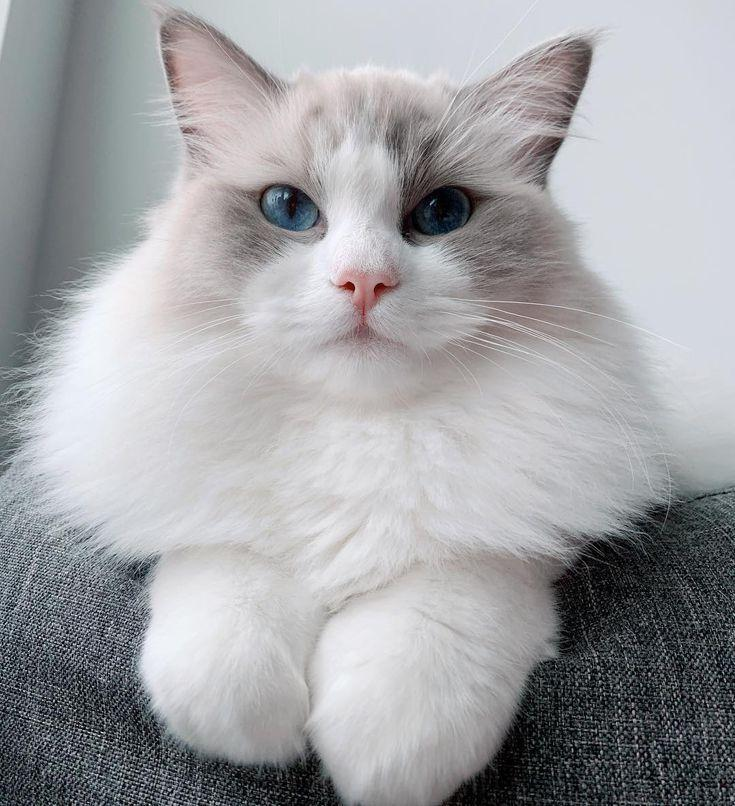
#> input picture pic.jpg, 735 x 806 px
$ python normalizeintensity.py
#> lines starting #> are read from the running program, lines starting #| are printed output that depends on the picture
import cv2
import numpy as np
import matplotlib.pyplot as plt

# Membaca gambar grayscale
image = cv2.imread('pic.jpg', cv2.IMREAD_GRAYSCALE)
#> image: shape (806, 735); min 0, max 255, mean 162

# Metode Min-Max Scaling
min_val = np.min(image)
#> min_val = 0
max_val = np.max(image)
#> max_val = 255
min_max_normalized = (image - min_val) / (max_val - min_val)

# Metode Z-Score Scaling
mean_val = np.mean(image)
#> mean_val = 162
std_val = np.std(image)
#> std_val = 61.42
z_score_normalized = (image - mean_val) / std_val

# Metode Decimal Scaling
decimal_factor = 10**np.ceil(np.log10(np.max(image)))
#> decimal_factor = 1000
decimal_scaled = image / decimal_factor

# Metode Log Transform
log_transformed = np.log1p(image)
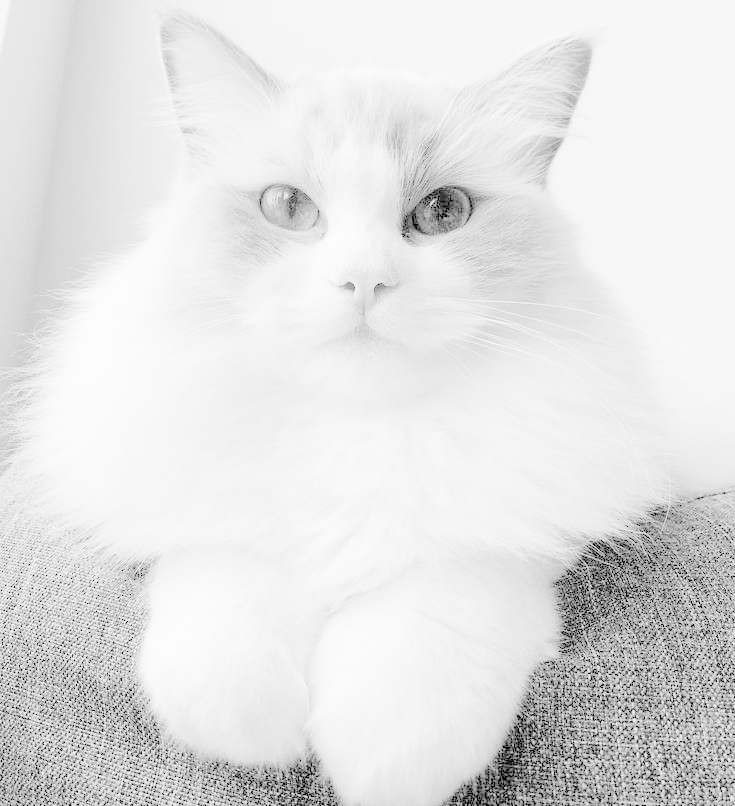
#> log_transformed: shape (806, 735) float16; min 0, max 5.55, mean 4.93; drawn with min black and max white

# Metode Power-Law Transform
gamma = 0.5
power_transformed = np.power(image / 255.0, gamma)
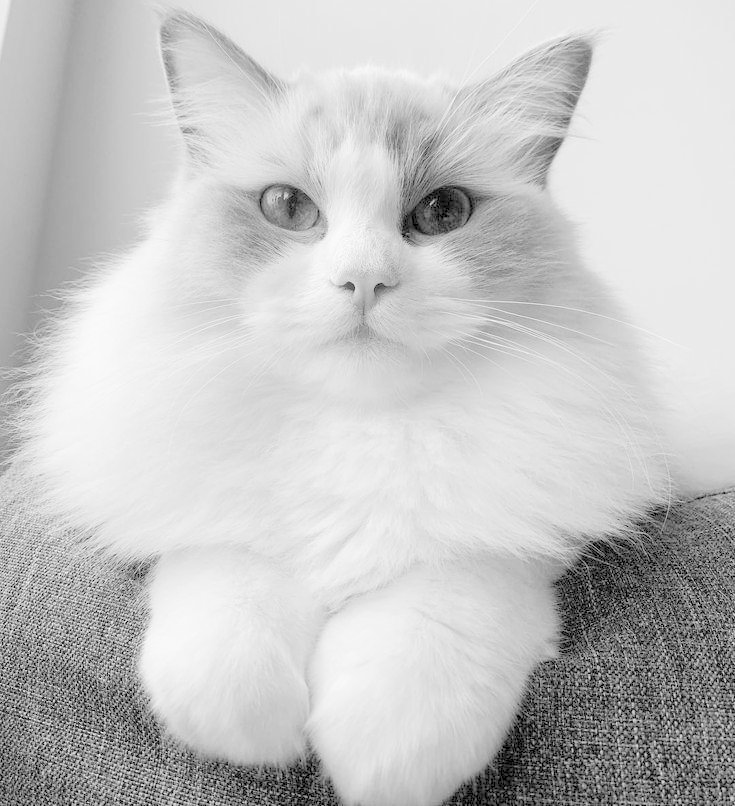
#> power_transformed: shape (806, 735) float64; min 0, max 1, mean 0.773
power_transformed = np.uint8(power_transformed * 255)

# Menampilkan gambar dalam bentuk panel
fig, axs = plt.subplots(2, 3, figsize=(12, 8))

# Gambar asli
axs[0, 0].imshow(image, cmap='gray')
axs[0, 0].set_title('Original')

# Min-Max Scaling
axs[0, 1].imshow(min_max_normalized, cmap='gray')
axs[0, 1].set_title('Min-Max Scaling')

# Z-Score Scaling
axs[0, 2].imshow(z_score_normalized, cmap='gray')
axs[0, 2].set_title('Z-Score Scaling')

# Decimal Scaling
axs[1, 0].imshow(decimal_scaled, cmap='gray')
axs[1, 0].set_title('Decimal Scaling')

# Log Transform
axs[1, 1].imshow(log_transformed, cmap='gray')
axs[1, 1].set_title('Log Transform')

# Power-Law Transform
axs[1, 2].imshow(power_transformed, cmap='gray')
axs[1, 2].set_title('Power-Law Transform')

plt.tight_layout()
plt.show()
